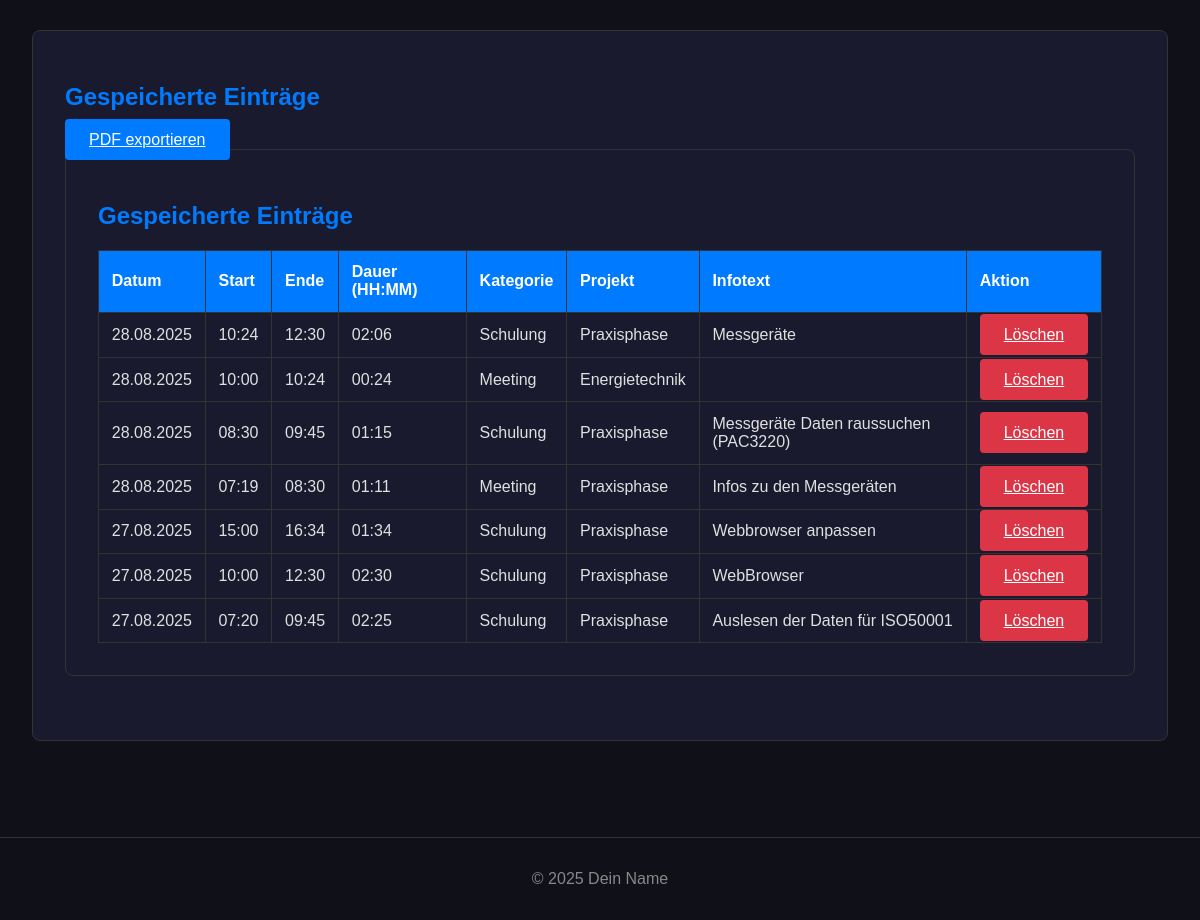
The page /dokumentation (lower part) on the database as committed earlier.
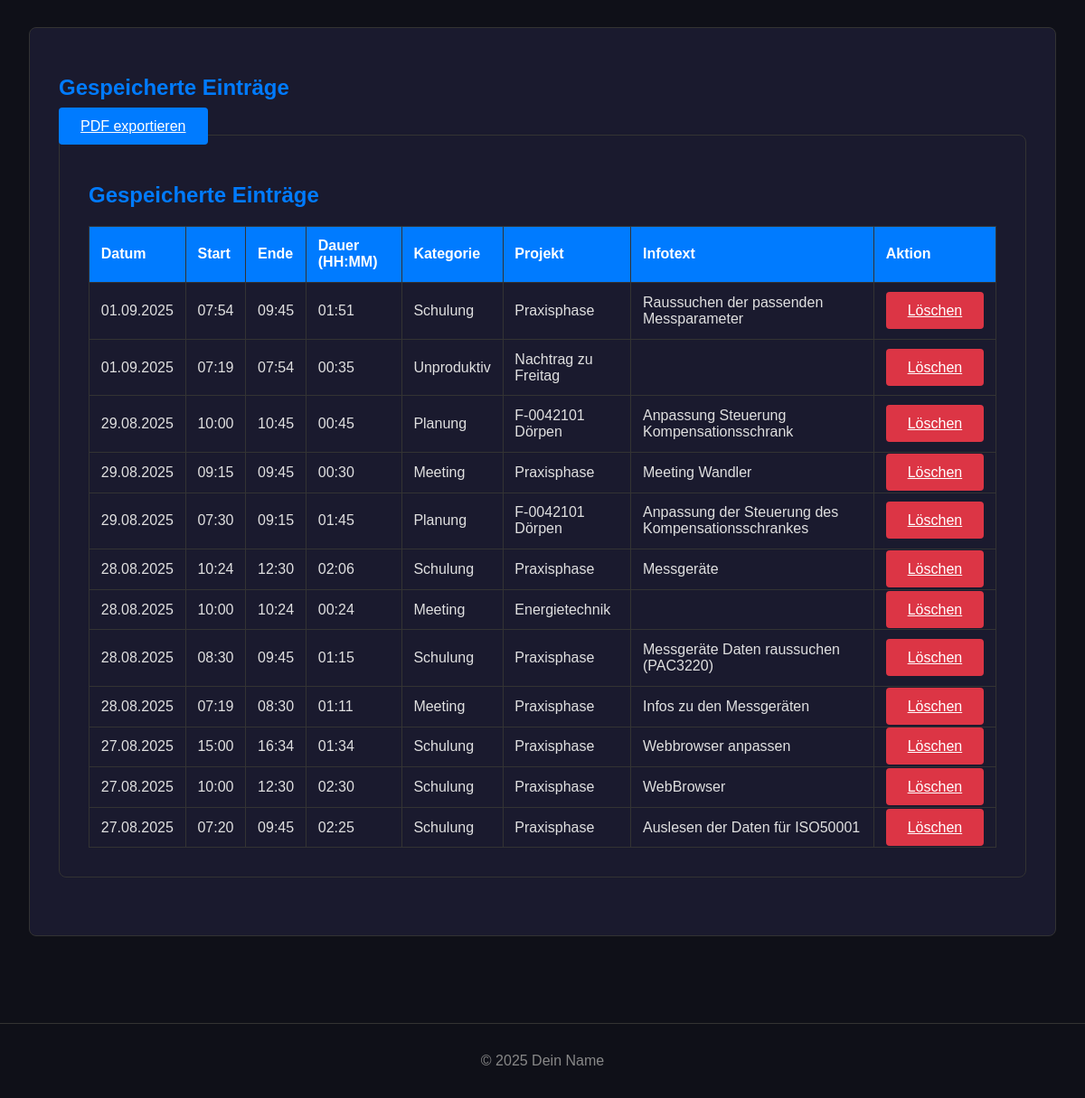
The same page on the database as committed later.
### app.py (models this page shows)
class TimeEntry(db.Model):
    id = db.Column(db.Integer, primary_key=True)
    date = db.Column(db.Date, nullable=False, default=date.today)
    start_time = db.Column(db.Time, nullable=False)
    end_time = db.Column(db.Time, nullable=False)
    category = db.Column(db.String(50), nullable=False)
    project = db.Column(db.String(100), nullable=False)
    info_text = db.Column(db.String(300), nullable=True)
    @property
    def duration(self):
        start_dt = datetime.combine(self.date, self.start_time)
        end_dt = datetime.combine(self.date, self.end_time)
        if end_dt < start_dt:
            end_dt += timedelta(days=1)
        return end_dt - start_dt
    @property
    def duration_str(self):
        total_seconds = self.duration.total_seconds()
        hours, remainder = divmod(total_seconds, 3600)
        minutes, _ = divmod(remainder, 60)
        return f"{int(hours):02}:{int(minutes):02}"

### app.py (the view, shortened to what this page needs)
@app.route('/dokumentation', methods=['GET', 'POST'])
def dokumentation():
    entries = TimeEntry.query.order_by(TimeEntry.date.desc(), TimeEntry.start_time.desc()).all()
    generate_category_chart(entries)
    return render_template('dokumentation.html', entries=entries)

### app.py (called while the page is built)
@app.context_processor
def inject_now():
    return {'now': datetime.now(timezone.utc)}

### templates/dokumentation.html (shortened to what this page needs)
{% extends 'base.html' %}
{% block content %}
    <div class="table-container">
    <h2>Gespeicherte Einträge</h2>
    <a href="{{ url_for('generate_pdf') }}" class="btn" style="margin-bottom: 1rem;">PDF exportieren</a>
    <div class="table-container">
        <h2>Gespeicherte Einträge</h2>
        <table class="data-table">
            <thead>
                <tr>
                    <th>Datum</th>
                    <th>Start</th>
                    <th>Ende</th>
                    <th>Dauer (HH:MM)</th>
                    <th>Kategorie</th>
                    <th>Projekt</th>
                    <th>Infotext</th>
                    <th>Aktion</th>
                </tr>
            </thead>
            <tbody>
                {% for entry in entries %}
                <tr>
                    <td>{{ entry.date.strftime('%d.%m.%Y') }}</td>
                    <td>{{ entry.start_time.strftime('%H:%M') }}</td>
                    <td>{{ entry.end_time.strftime('%H:%M') }}</td>
                    <td>{{ entry.duration_str }}</td>
                    <td>{{ entry.category }}</td>
                    <td>{{ entry.project }}</td>
                    <td>{{ entry.info_text }}</td>
                    <td>
                        <a href="{{ url_for('delete_entry', entry_id=entry.id) }}"
                           class="btn btn-danger"
                           onclick="return confirm('Möchtest du diesen Eintrag wirklich löschen?');">Löschen</a>
                    </td>
                </tr>
                {% else %}
                <tr>
                    <td colspan="8">Noch keine Einträge vorhanden.</td>
                </tr>
                {% endfor %}
            </tbody>
        </table>
    </div>
{% endblock %}

### templates/base.html (shortened to what this page needs)
<!DOCTYPE html>
<html lang="de">
<head>
    <link rel="stylesheet" href="{{ url_for('static', filename='css/style.css') }}">
</head>
<body>
    <main class="main-content">
        {% block content %}{% endblock %}
    </main>
    <footer>
        <p>&copy; 2025 Dein Name</p>
    </footer>
</body>
</html>

### static/css/style.css (style rules this page uses)
:root { --primary-bg-color: #0f1018; --secondary-bg-color: #1a1a2e; --primary-text-color: #e0e0e0; --accent-color: #007bff; --accent-hover-color: #0056b3; --border-color: #333; --success-color: #28a745; --error-color: #dc3545; }
body { font-family: Arial, sans-serif; background-color: var(--primary-bg-color); color: var(--primary-text-color); margin: 0; padding-top: 70px; }
.main-content { padding: 2rem; max-width: 1200px; margin: 0 auto; }
h1, h2 { color: var(--accent-color); }
.form-container, .result-container, .table-container, .chart-container { background-color: var(--secondary-bg-color); padding: 2rem; border-radius: 8px; margin-bottom: 2rem; border: 1px solid var(--border-color); }
.btn { padding: 0.75rem 1.5rem; border: none; border-radius: 4px; background-color: var(--accent-color); color: white; font-size: 1rem; cursor: pointer; transition: background-color 0.2s ease; }
.btn-danger { background-color: var(--error-color); }
.data-table { width: 100%; border-collapse: collapse; margin-top: 1rem; }
.data-table th, .data-table td { border: 1px solid var(--border-color); padding: 0.8rem; text-align: left; }
.data-table th { background-color: var(--accent-color); color: white; }
footer { text-align: center; padding: 1rem; margin-top: 2rem; border-top: 1px solid var(--border-color); color: #888; }

Rows that differ between the two databases and show on the page:
added TimeEntry: date "01.09.2025", start_time "07:54", end_time "09:45", duration_str "01:51", category "Schulung", project "Praxisphase", info_text "Raussuchen der passenden Messparameter"
added TimeEntry: date "01.09.2025", start_time "07:19", end_time "07:54", duration_str "00:35", category "Unproduktiv", project "Nachtrag zu Freitag"
added TimeEntry: date "29.08.2025", start_time "10:00", end_time "10:45", duration_str "00:45", category "Planung", project "F-0042101 Dörpen", info_text "Anpassung Steuerung Kompensationsschrank"
added TimeEntry: date "29.08.2025", start_time "09:15", end_time "09:45", duration_str "00:30", category "Meeting", project "Praxisphase", info_text "Meeting Wandler"
added TimeEntry: date "29.08.2025", start_time "07:30", end_time "09:15", duration_str "01:45", category "Planung", project "F-0042101 Dörpen", info_text "Anpassung der Steuerung des Kompensationsschrankes"
